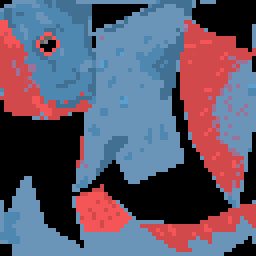
#> input picture Assets/Art/Fish/Piranha/piranhahigh.png, 64 x 64 px (shown 4 times larger)
$ python -i validate_authored.py   (imports and definitions only)
#> lines starting #> are read from the running program, lines starting #| are printed output that depends on the picture
#!/usr/bin/env python3
"""Validate saved Unity YAML and optionally render a labeled source-layout proof.
Pillow composition is not a Unity capture and does not verify the GPU blur shader.
"""
import argparse, copy, json, math, re
from pathlib import Path
import yaml

ROOT=Path(__file__).resolve().parents[2]
PREFAB=ROOT/'Assets/Resources/AtticRoundCutscene.prefab'

# [54 lines left out: functions load, verify, not called in this run]

def render(data,out):
    from PIL import Image,ImageDraw,ImageFont,ImageChops
    out.mkdir(parents=True,exist_ok=True)
    index={}
    for meta in (ROOT/'Assets').rglob('*.png.meta'):
        m=re.search(r'^guid: (\w+)',meta.read_text(),re.M)
        if m:index[m[1]]=Path(str(meta)[:-5])
    cache={}
    def sprite(guid):
        if guid not in cache:cache[guid]=Image.open(index[guid]).convert('RGBA')
        return cache[guid].copy()
    font=ImageFont.truetype('/usr/share/fonts/truetype/dejavu/DejaVuSans.ttf',18)
    # [46 lines left out: function scene, not called in this run]
    frames=[('01-open-door-end',6666.666667,'OPEN ATTIC DOOR / end of hallway'),('02-pan-midpoint',3333.333333,'HORIZONTAL PAN / midpoint, blur shader not simulated'),('03-four-fish-start',0,'RETURN TO START / same four authored fish slots')]
    thumbs=[]
    for name,camera,label in frames:
        image=scene(camera);proof=Image.new('RGB',(1280,786),(16,11,42));proof.paste(image,(0,66))
        draw=ImageDraw.Draw(proof);draw.text((20,10),label,font=font,fill=(255,230,169));draw.text((20,35),'SOURCE-LAYOUT COMPOSITE • actual saved art/poses • NOT a Unity runtime capture',font=font,fill=(173,202,154))
        proof.save(out/(name+'.png'));thumbs.append(proof)
    sheet=Image.new('RGB',(1280,786*3));
    for i,img in enumerate(thumbs):sheet.paste(img,(0,i*786))
    sheet.save(out/'hallway-pan-source-proof.png')
    (out/'verification.json').write_text(json.dumps({'source':str(PREFAB.relative_to(ROOT)),'status':'Authored-source proof only. Native Unity execution and shader render remain unverified.','fish':'Representative player-prefab body/fin art, unchanged four slots and height math. Network-specific appearance is not simulated.','poses':['open attic door','horizontal midpoint','four-fish start']},indent=2))
    print('Wrote labeled source-layout proof to '+str(out))

# [4 lines not run here, left out]

>>> import cv2
>>> picture = cv2.imread('../../Assets/Art/Fish/Piranha/piranhahigh.png', cv2.IMREAD_GRAYSCALE)
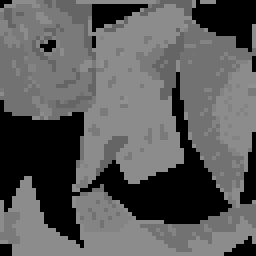
#> picture: shape (64, 64) (shown 4 times larger); min 0, max 146, mean 91.8
>>> result = render(picture, 'out.png')
#> (the run stopped early here; a loop or call above may not have finished)
